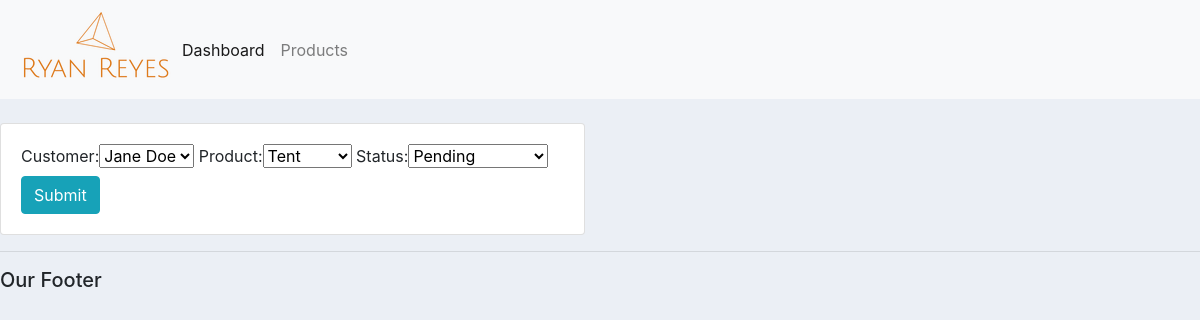
The page /update_order/3/ on the database its author committed.
### accounts/models.py (models this page shows, shortened)
class Order(models.Model):
    STATUS = (
        ('Pending', 'Pending'),
        ('Out for delivery', 'Out for delivery'),
        ('Delivered', 'Delivered')
    )
    customer = models.ForeignKey(
        Customer, null=True, on_delete=models.SET_NULL)
    product = models.ForeignKey(Product, null=True, on_delete=models.SET_NULL)
    date_created = models.DateTimeField(auto_now_add=True, null=True)
    status = models.CharField(max_length=200, null=True, choices=STATUS)

### accounts/views.py (the view)
# urls.py: path('update_order/<str:pk>/', views.updateOrder, name="update_order"),
def updateOrder(request, pk):
    order = Order.objects.get(id=pk)
    form = OrderForm(instance=order)
    if request.method == 'POST':
        form = OrderForm(request.POST, instance=order)
        if form.is_valid():
            form.save()
            return redirect('/')
    context = {'form': form}
    return render(request, 'accounts/order_form.html', context)

### accounts/forms.py
class OrderForm(ModelForm):
    class Meta:
        model = Order
        fields = '__all__'

### accounts/models.py (called while the page is built)
    def __str__(self):
        return self.name

    def __str__(self):
        return self.name

### accounts/templates/accounts/order_form.html (shortened to what this page needs)
{% extends 'accounts/main.html' %}
{% load static %}
{% block content %}
<br>
<div class="row">
    <div class="col-md-6">
        <div class="card card-body">
            <form action="" method="POST">
                {{form}}
                <input class="btn btn-info" type="submit" name="Submit">
            </form>
        </div>
    </div>
</div>
{% endblock %}

### static/css/main.css (style rules this page uses)
body { background-color: #ebeff5; }

### rows shown on the page
Order: customer "Jane Doe", product "Tent", status "Pending"
